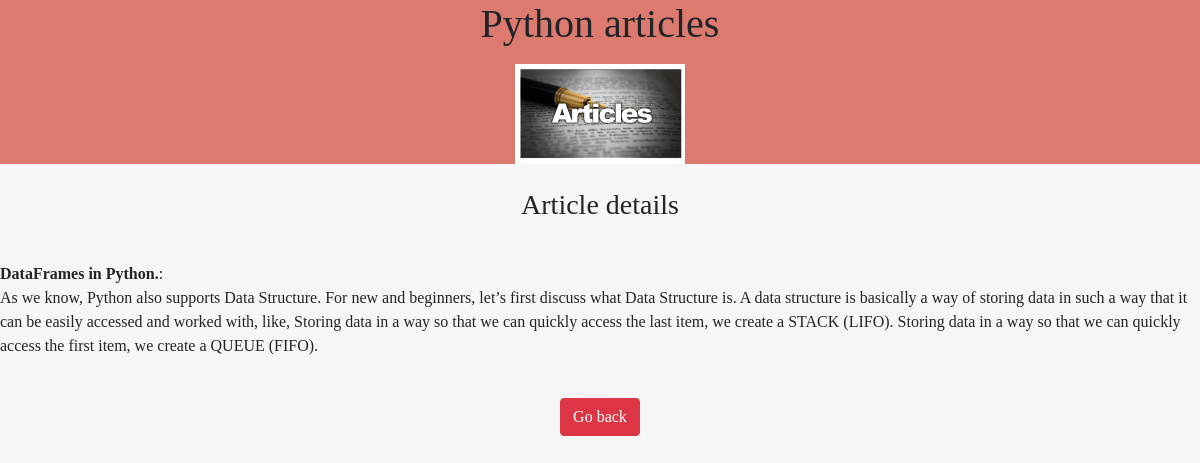
Page /guest_article_display/23/ on the committed database.
### articles/models.py (models this page shows, shortened)
class Article(models.Model):
	article_title=models.CharField(max_length=100)
	article_description=models.TextField()

### articles/views.py (the view)
# urls.py: path("guest_article_display/<int:pass_id>/", guest_article_detail_display_view, name='guest_article-details-display-id' )
def guest_article_detail_display_view(request, pass_id):
	try:    #same execution of code as in line 46, this time with try catch block
		obj=Article.objects.get(id=pass_id)
	except:     #here exception is "DoesNotExist" error
		raise Http404
	context={
		'Title': obj.article_title,
		'Desc': obj.article_description
	}
	return render(request, "guest_article_display.html", context)

### articles/templates/guest_article_display.html (shortened to what this page needs)
{% extends 'base.html' %}
{% block content %}
<br/>
<h3>  <p class="serif" align="center"> Article details </p></h3><br/>
<p class="serif"><b>{{ Title }}</b>:<br/> {{ Desc }}</p></br>
<p align="center" class="serif"><a href="/guest_home_page/" button type="btn" class="btn btn-danger">Go back </a></p>
{% endblock %}

### articles/templates/base.html (style rules this page uses)
html, body { height:100% }
p.serif { font-family: "Times New Roman", Times, serif; }

### rows in the picture
Article: article_title "DataFrames in Python.", article_description "As we know, Python also supports Data Structure. For new and beginners, let’s first discuss what Data Structure is. A data structure is basically a way of storing data in such a way that it can be easily accessed and worked with, like, Storing data in a way so that we can quickly access the last item, we create a STACK (LIFO). Storing data in a way so that we can quickly access the first item, we create a QUEUE (FIFO)."
